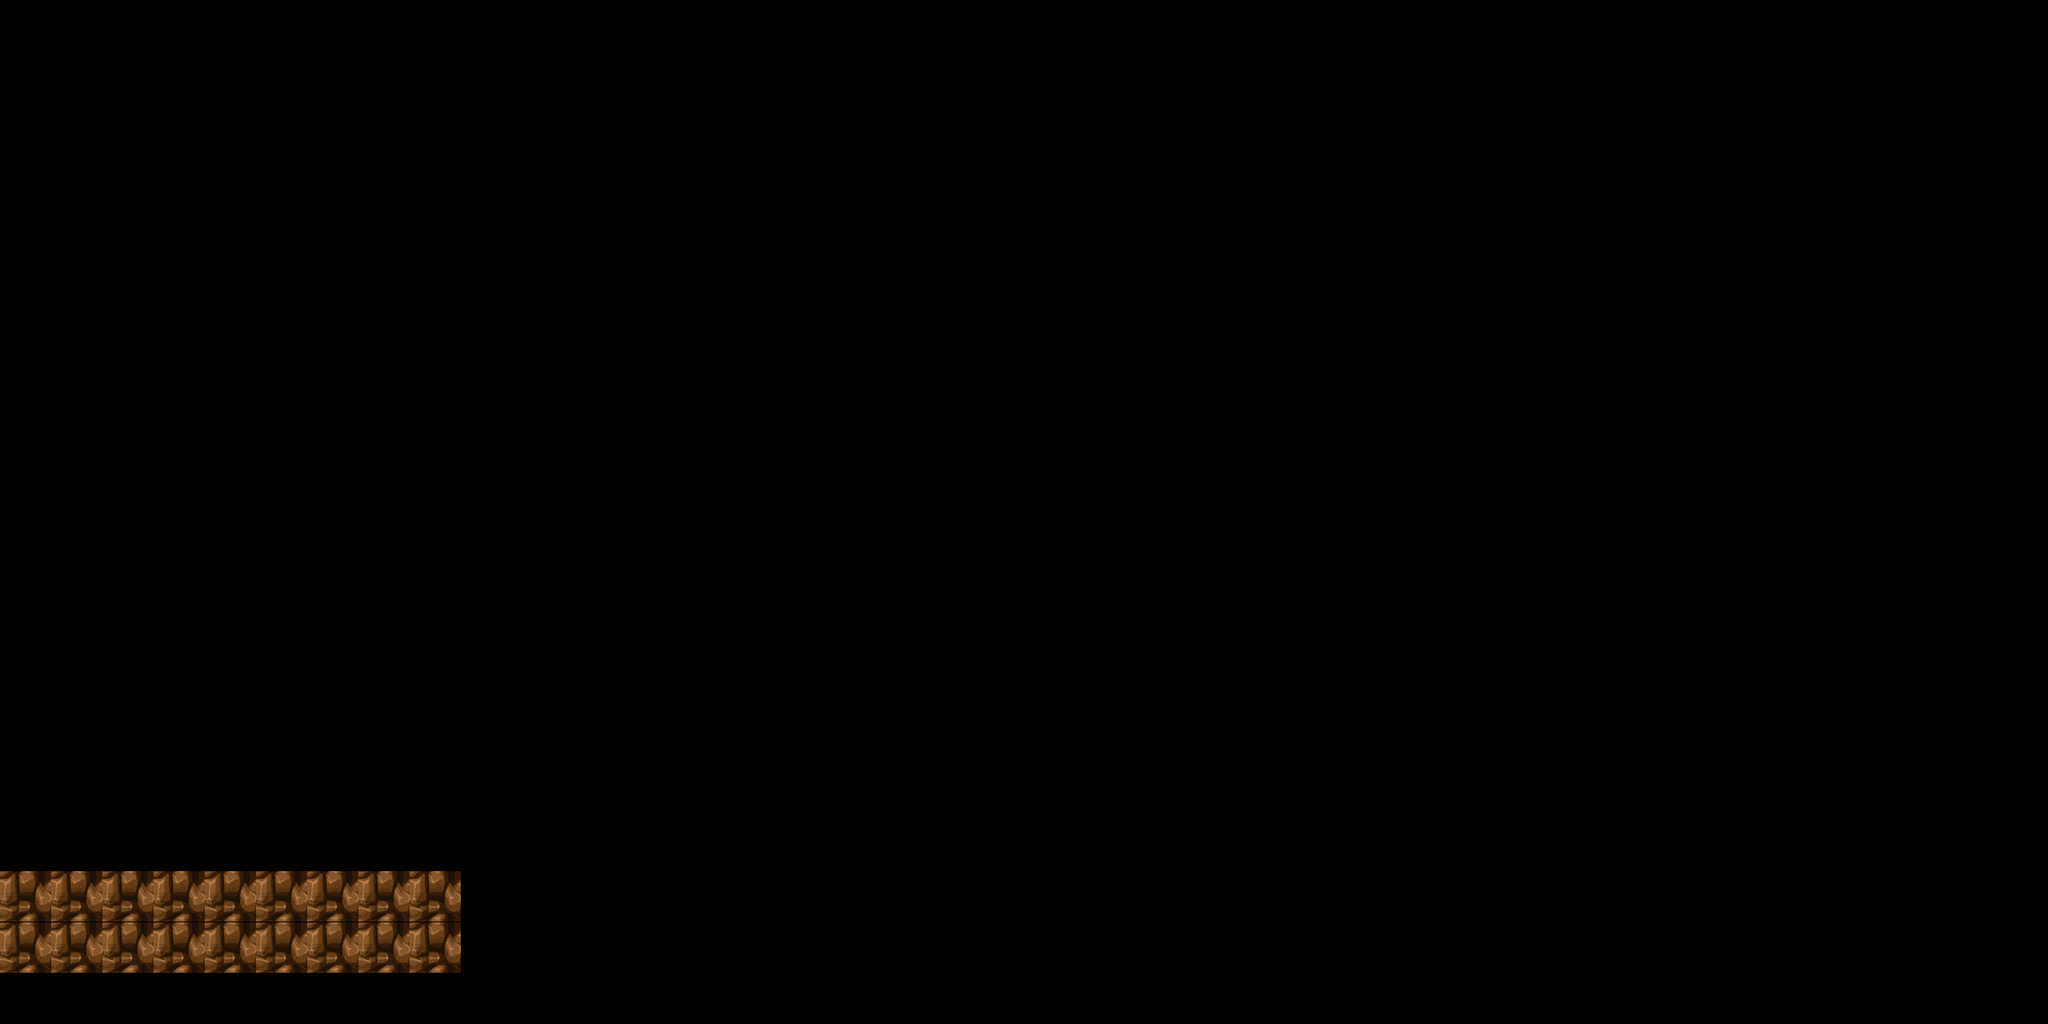

A level layout from a 2D game, rendered from its tile map. Below: a short description, then the map file with tile-grid data replaced by summaries:
An orthogonal 40x20 tile map with 64x64 px tiles, 3 tile layers (GroundLowLayerGraphic, GraphicBackGroundLayerRenderSpesial, GraphicForGroundkLayerRenderSpesial) and 3 objects (GAME_SAVE_POINT, GAME_PORTAL).

<map version="1.2" tiledversion="1.2.4" orientation="orthogonal" renderorder="right-down" width="40" height="20" tilewidth="64" tileheight="64" infinite="0" nextlayerid="15" nextobjectid="340">
 <tileset firstgid="1" name="BubbleWorld2Level1" tilewidth="64" tileheight="64" tilecount="65" columns="13">
  <image source="BubbleWorld3Level1.png" trans="ff00ff" width="846" height="373" />
 </tileset>
 <layer id="1" name="GroundLowLayerGraphic" width="40" height="20">
  <data>[800 cells, 18 non-empty, 1 distinct tile ids]</data>
 </layer>
 <objectgroup id="2" name="GroundRectanguar">
  <object id="68" x="0.5" y="1089" width="577" height="8" />
 </objectgroup>
 <objectgroup id="3" name="Wall" />
 <objectgroup id="4" name="EnemyA" />
 <objectgroup id="5" name="EnemyKnightBoss" />
 <objectgroup id="6" name="EnemySpringRobot" visible="0" />
 <objectgroup id="7" name="GameMarker">
  <object id="123" name="GAME_SAVE_POINT" x="175.5" y="999" width="26" height="25">
   <properties>
    <property name="LEVEL" value="1" />
    <property name="SAVEPOINT" value="0" />
    <property name="VISIBLE" value="true" />
    <property name="WORLD" value="3" />
   </properties>
  </object>
  <object id="266" name="GAME_PORTAL" x="419" y="1019.5" width="43" height="42">
   <properties>
    <property name="DESTINATION" value="2" />
    <property name="MAP LEVEL" value="1" />
    <property name="MAP WORLD" value="3" />
    <property name="PORTAL ID" value="0" />
    <property name="TRAVEL TYPE" value="LEVEL" />
   </properties>
  </object>
 </objectgroup>
 <objectgroup id="8" name="GroundPoloLine" />
 <objectgroup id="9" name="Objects" />
 <objectgroup id="10" name="GameAImarkers" />
 <objectgroup id="11" name="Spawn" />
 <objectgroup id="12" name="Objects Pistons" />
 <layer id="13" name="GraphicBackGroundLayerRenderSpesial" width="40" height="20">
  <data>[800 cells, 0 non-empty, 0 distinct tile ids]</data>
 </layer>
 <layer id="14" name="GraphicForGroundkLayerRenderSpesial" width="40" height="20">
  <data>[800 cells, 0 non-empty, 0 distinct tile ids]</data>
 </layer>
</map>
